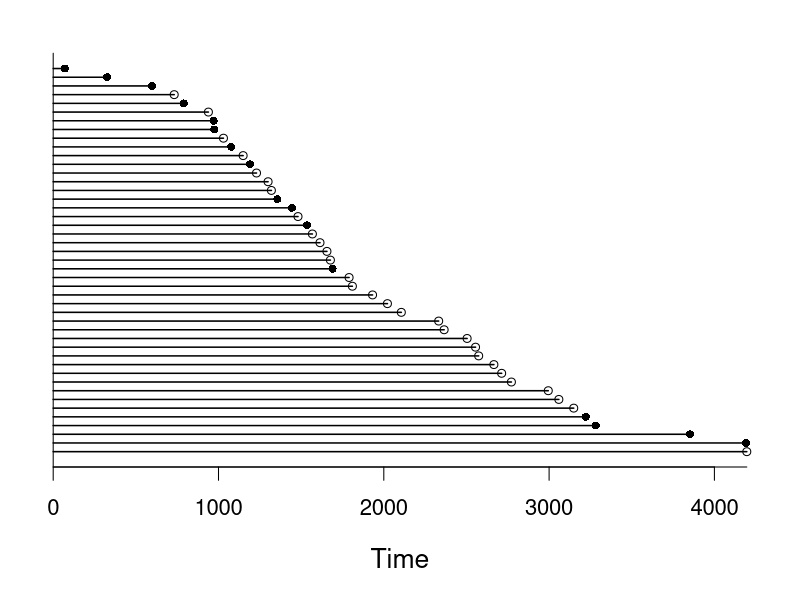
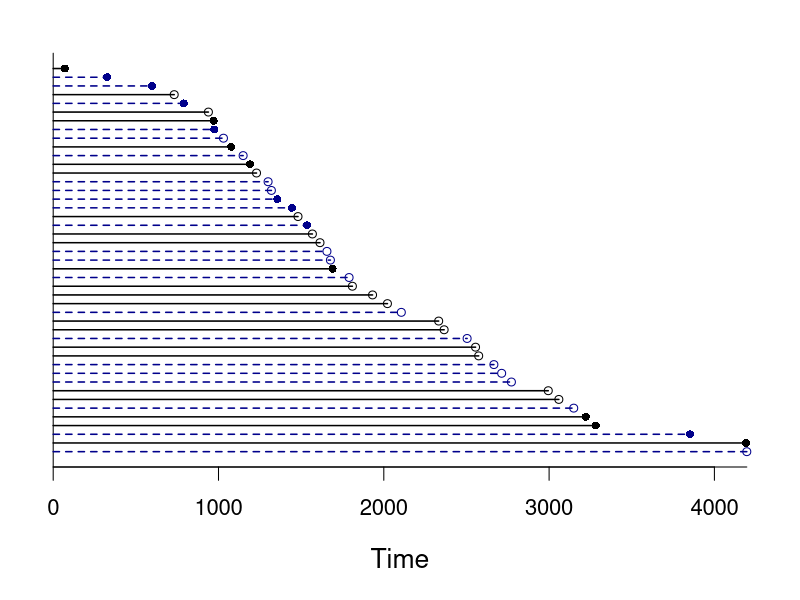
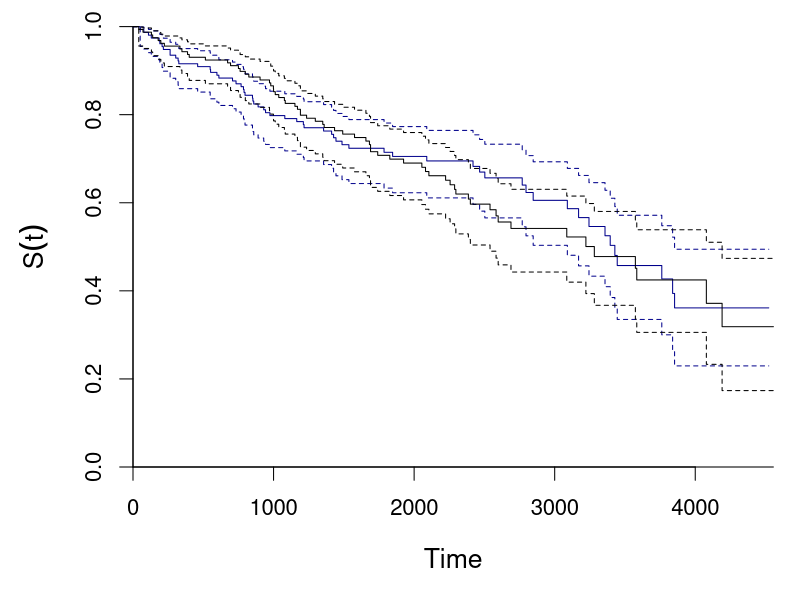

Recreate these plots in R, in order.
## ---- chunk 1
knitr::opts_chunk$set(echo = TRUE, fig.height = 5)
.par_use <- list(cex = 1.33, cex.lab = 1.2)
## ---- chunk 2
library(survival)
pbc <- pbc[order(pbc$time), ]
pbc$event <- pbc$status == 2
pbc <- subset(pbc, !is.na(trt))

ex_data <- local({
  set.seed(65522208)
  n <- 45
  keep <- sort(sample.int(nrow(pbc), n))
  
  y <- rev(seq_len(n)) / (n + 1)
  x     <- pbc[keep, ]$time
  event <- pbc[keep, ]$event
  trt   <- pbc[keep, ]$trt
  
  data.frame(y, x, event, trt)
})

.ex_plot <- function(use_col){
  with(ex_data, {
    n <- length(y)
    par(.par_use)
    par(mar = c(5, 2, 2, 2), xpd = TRUE)
    plot(range(c(0, x)), range(y), type = "n", bty = "l",
         xaxs = "i", yaxt = "n", xlab = "Time", ylab = "", xpd = NA)
    
    col <- if(use_col) 
      ifelse(trt == 1, "Black", "DarkBlue") else "Black"
    arrows(x0 = rep(0, n), y0 = y, x1 = x, y1 = y, code = 0, col = col, 
           lwd = 1.5, lty = 1 + (if(use_col) trt == 2 else 0))  
    points(
      x, y, pch = ifelse(event, 16, 1), cex = par()$cex * .6, col = col)
  })
}
.ex_plot(FALSE)
## ---- chunk 3
.ex_plot(TRUE)
## ---- chunk 4
local({
  km_fit <- survfit(Surv(time, event) ~ I(trt == 1), data = pbc, 
                    conf.type = "log-log")
  par(.par_use)
  par(mar = c(5, 5, 1, 1))
  plot(km_fit, ylab = expression(S(t)), xlab = "Time", bty = "l", 
       xaxs = "i", yaxs = "i", conf.int = TRUE, 
       col = c( "DarkBlue", "Black"))
})
